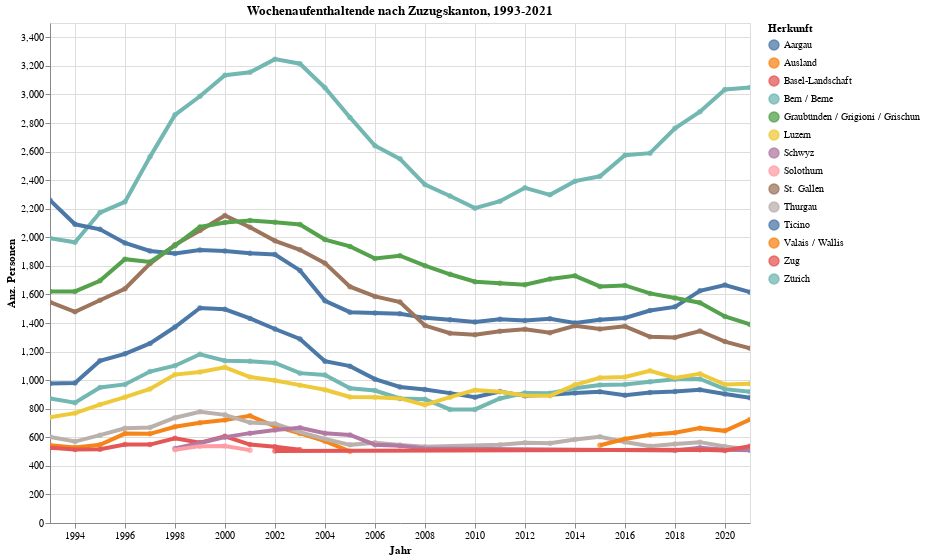

Notebook code cell kept with this figure:
### Code cell
myTitle="Wochenaufenthaltende nach Zuzugskanton, 1993-2021"

highlight = alt.selection(type='single', on='mouseover',
                          fields=['ZuzKtHistLang'], nearest=True)

base = alt.Chart(myAgg.reset_index().query('sum_WBev>500'), title=myTitle).encode(
    x=alt.X('StichtagDatJahr', axis=alt.Axis(title='Jahr'))# , axis=alt.Axis(format='%', title='percentage')
    , y=alt.X('sum_WBev', axis=alt.Axis(title='Anz. Personen'))
    , color=alt.Color('ZuzKtHistLang', legend=alt.Legend(title="Herkunft", orient="right"))  
    ,tooltip=['StichtagDatJahr', 'ZuzKtHistLang','sum_WBev']    
)

points = base.mark_circle().encode(
    opacity=alt.value(0.75)
).add_selection(
    highlight
).properties(
    width=700 , height=500
)
lines = base.mark_line().encode(
    size=alt.condition(~highlight, alt.value(1.5), alt.value(4))
).interactive()

points + lines

### Figure 1 — Vega-Lite specification as saved in the notebook (floating-point values rounded to 4 significant figures; data arrays with more than 128 entries replaced by an {"elided": "..."} marker saying what was removed)
{"config": {"view": {"continuousWidth": 400, "continuousHeight": 300}}, "layer": [{"mark": "circle", "encoding": {"color": {"type": "nominal", "field": "ZuzKtHistLang", "legend": {"orient": "right", "title": "Herkunft"}}, "opacity": {"value": 0.75}, "tooltip": [{"type": "temporal", "field": "StichtagDatJahr"}, {"type": "nominal", "field": "ZuzKtHistLang"}, {"type": "quantitative", "field": "sum_WBev"}], "x": {"type": "temporal", "axis": {"title": "Jahr"}, "field": "StichtagDatJahr"}, "y": {"type": "quantitative", "axis": {"title": "Anz. Personen"}, "field": "sum_WBev"}}, "height": 500, "selection": {"selector036": {"type": "single", "on": "mouseover", "fields": ["ZuzKtHistLang"], "nearest": true}}, "title": "Wochenaufenthaltende nach Zuzugskanton, 1993-2021", "width": 700}, {"mark": "line", "encoding": {"color": {"type": "nominal", "field": "ZuzKtHistLang", "legend": {"orient": "right", "title": "Herkunft"}}, "size": {"condition": {"value": 1.5, "selection": {"not": "selector036"}}, "value": 4}, "tooltip": [{"type": "temporal", "field": "StichtagDatJahr"}, {"type": "nominal", "field": "ZuzKtHistLang"}, {"type": "quantitative", "field": "sum_WBev"}], "x": {"type": "temporal", "axis": {"title": "Jahr"}, "field": "StichtagDatJahr"}, "y": {"type": "quantitative", "axis": {"title": "Anz. Personen"}, "field": "sum_WBev"}}, "selection": {"selector037": {"type": "interval", "bind": "scales", "encodings": ["x", "y"]}}, "title": "Wochenaufenthaltende nach Zuzugskanton, 1993-2021"}], "data": {"name": "data-ddabb6e00618a923c12760a932b723ef"}, "$schema": "https://vega.github.io/schema/vega-lite/v4.8.1.json", "datasets": {"data-ddabb6e00618a923c12760a932b723ef": {"elided": "284 records"}}}
